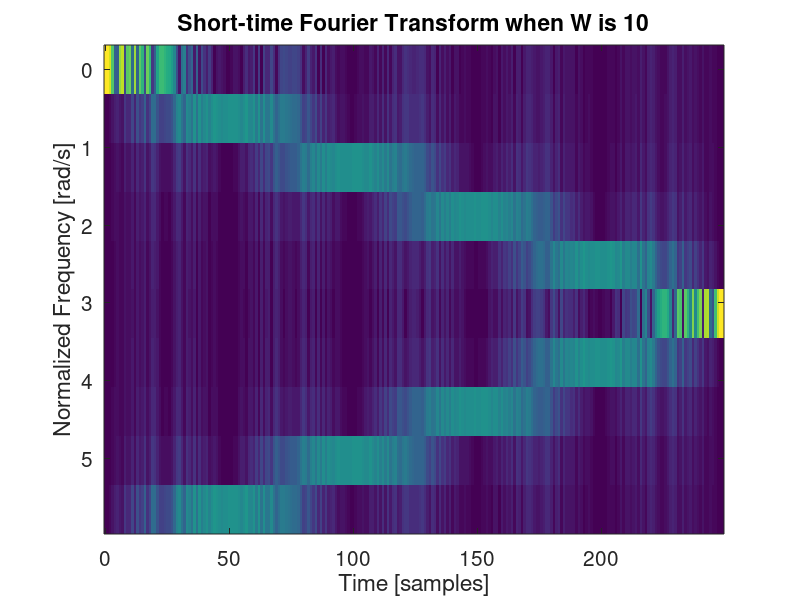
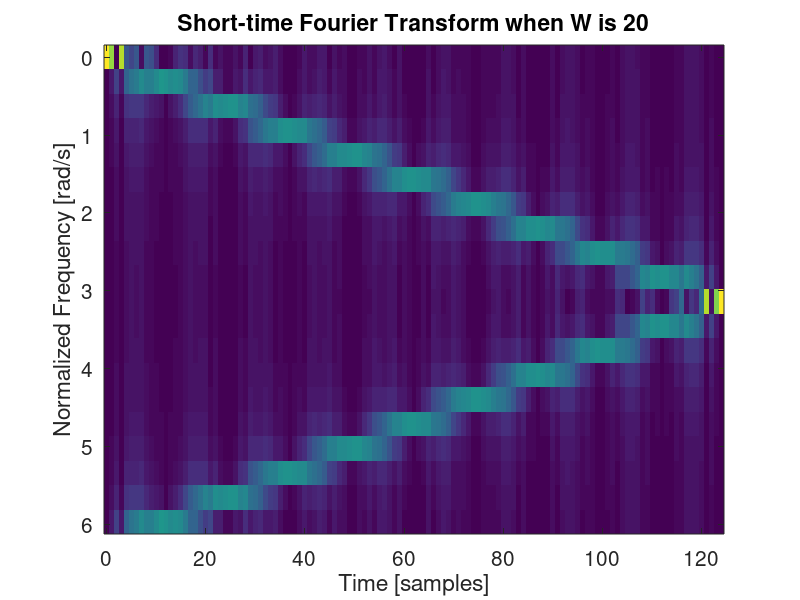
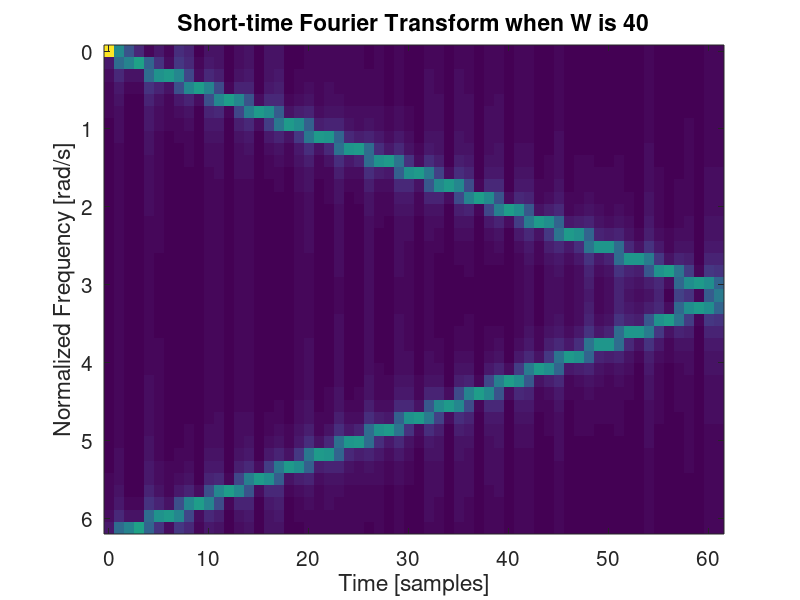
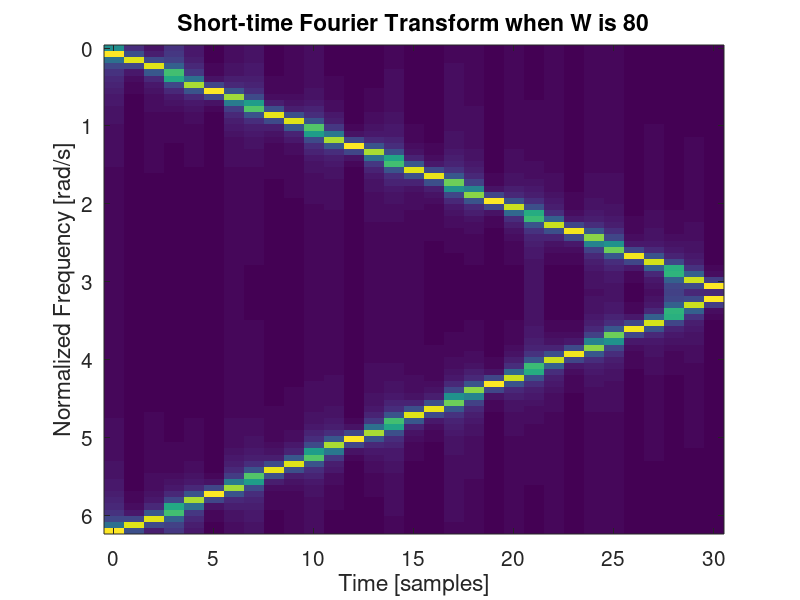

Reproduce these figures in MATLAB, in order.
clear
close all
clc

plotsSavePath = '/Users/hudanyun.sheng/Google Drive/Me/201808Fall/EEE5502/code/2018_eee5502_code05/code5_hudanyun_sheng';

N = 2500;
n = 0:N-1;
xn = cos(2*pi*n.^2/10000);
listW = [10 20 40 80 160 320 640 1280];
for ii = 1:length(listW)
    W = listW(ii);
    M = floor(N/W);
    STFT = zeros(W, M);
    for m = 1:M
        xnw  = xn((m-1)*W+1:m*W);
        STFT(:,m) = fft(xnw);
    end
    figure(ii)
    imagesc(0:(M-1), 2*pi*(0:(W-1))/W, abs(STFT))
    xlabel('Time [samples]'), ylabel('Normalized Frequency [rad/s]')
    title(['Short-time Fourier Transform when W is ' num2str(W)])
    set(gca, 'FontSize', 15)
    saveas(gcf, fullfile(plotsSavePath, ['Q3W' num2str(W) '.jpg']), 'jpg')
end